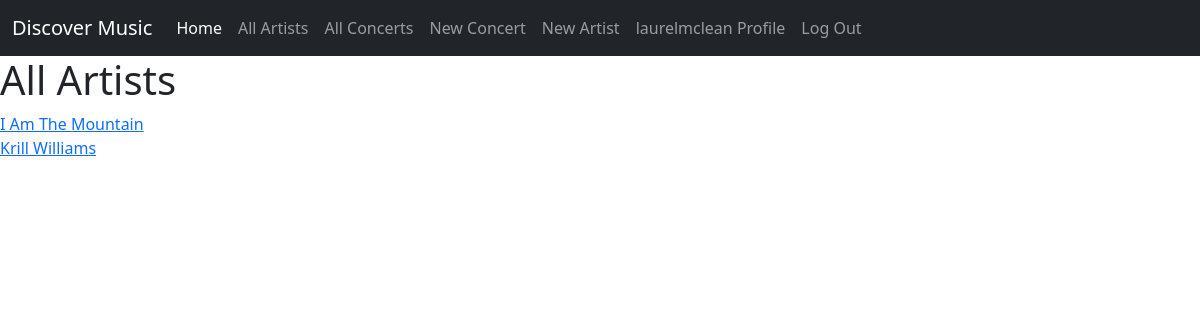
Screenshot of /artist (signed in) with the database file from the repository.
### concert_app/models.py (models this page shows, shortened)
class User(UserMixin, db.Model):
    id = db.Column(db.Integer, primary_key=True)
    username = db.Column(db.String(80), nullable=False, unique=True)
    password = db.Column(db.String(80), nullable=False)
    attending = db.relationship(
        'Concert', secondary='user_concert', back_populates='guests_attending')
    favourites = db.relationship(
        'Artist', secondary='user_artist', back_populates='fans')

class Artist(db.Model):
    id = db.Column(db.Integer, primary_key=True)
    name = db.Column(db.String(80), nullable=False)
    hometown = db.Column(db.String(80), nullable=False)
    image = db.Column(URLType)
    genre = db.Column(db.String(80), nullable=False)
    biography = db.Column(db.String(250), nullable=False)
    upcoming_concerts = db.relationship('Concert', back_populates='artist_playing')
    fans = db.relationship(
        'User', secondary='user_artist', back_populates='favourites')
    def __repr__(self):
        return f'{self.name}'

### concert_app/main/routes.py (the view)
@main.route('/artist')
def all_artists():
    all_artists = Artist.query.all()
    print(all_artists)
    return render_template('all_artists.html', all_artists=all_artists)

### concert_app/extensions.py (called while the page is built)
@login_manager.user_loader
def load_user(user_id):
    return User.query.get(user_id)

### concert_app/templates/all_artists.html
{% extends 'base.html' %}
{% block content %}
<h1>All Artists</h1>
{% for artist in all_artists %}
<div class="artist">
    <a href="/artist/{{ artist.id }}">{{ artist.name }}</a>
</div>
{% endfor %}
{% endblock %}

### concert_app/templates/base.html (shortened to what this page needs)
<!DOCTYPE html>
<html lang="en">
<head>
    <link href="https://cdn.jsdelivr.net/npm/bootstrap@5.3.0-alpha1/dist/css/bootstrap.min.css" rel="stylesheet"
>
</head>
<body>
        <div id="content">
            <nav class="navbar navbar-expand-lg bg-dark" data-bs-theme="dark">
                <div class="container-fluid">
                    <a class="navbar-brand" href="/">Discover Music</a>
                    <div class="collapse navbar-collapse" id="navbarNavAltMarkup">
                        <div class="navbar-nav">
                            <a class="nav-link active" aria-current="page" href="/">Home</a>
                            <a class="nav-link" href="/artist">All Artists</a>
                            <a class="nav-link" href="/concert">All Concerts</a>
                                {% if current_user.is_authenticated %}
                                <a class="nav-link" href="/new_concert">New Concert</a>
                                <a class="nav-link" href="/new_artist">New Artist</a>
                                <a class="nav-link" href="/profile/{{current_user.username}}">{{ current_user.username }} Profile</a>
                                <a class="nav-link" href="/logout">Log Out</a>
                                {% else %}
                                <a class="nav-link" href="/signup">Sign Up</a>
                                <a class="nav-link" href="/login">Log In</a>
                                {% endif %}
                        </div>
                    </div>
                </div>
            </nav>
            {% block content %}{% endblock %}
        </div>
    </body>
</html>

### rows the page displays
User: username "laurelmclean"
Artist: name "I Am The Mountain"
Artist: name "Krill Williams"
